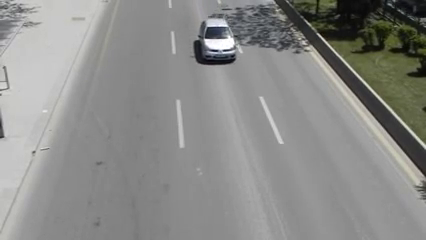
#> input picture frame 221 of car detection using opencv/carvideo.mp4, 426 x 240 px, given in place of aeropuerto.mp4, which was not available
$ python detectarmov.py
#> lines starting #> are read from the running program, lines starting #| are printed output that depends on the picture; after the words box and inside, x2 and y2 are one past the last pixel; in counts of white or black regions, pixels touching at a corner belong together; pictures that were not available may be replaced by others from this repository, and a replacement may not be noted
import cv2
import numpy as np
cap = cv2.VideoCapture('aeropuerto.mp4')
fgbg = cv2.bgsegm.createBackgroundSubtractorMOG()
kernel = cv2.getStructuringElement(cv2.MORPH_ELLIPSE,(3,3))

while True:
    ret, frame = cap.read()
#> frame is the input picture: shape (240, 426, 3); mean B, G, R 137.1, 139.5, 139.2
    b = cv2.resize(frame,(640,480),fx=0,fy=0, interpolation = cv2.INTER_CUBIC)
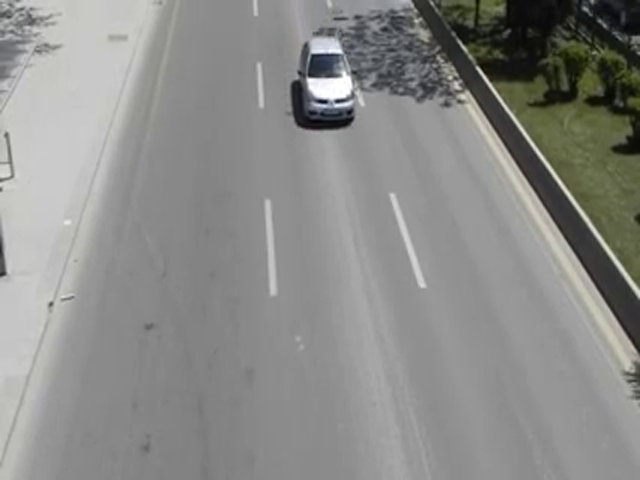
#> b: shape (480, 640, 3); mean B, G, R 137.1, 139.5, 139.2
    if ret == False: break
    gray = cv2.cvtColor(b, cv2.COLOR_BGR2GRAY)
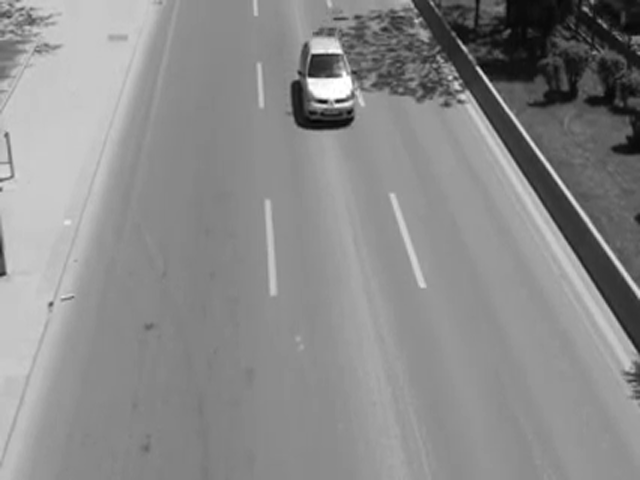
#> gray: shape (480, 640); min 2, max 255, mean 139.1
    # Dibujamos un rectángulo en frame, para señalar el estado
    # del área en análisis (movimiento detectado o no detectado)
    cv2.rectangle(b,(0,0),(b.shape[0],40),(0,0,0), 1)
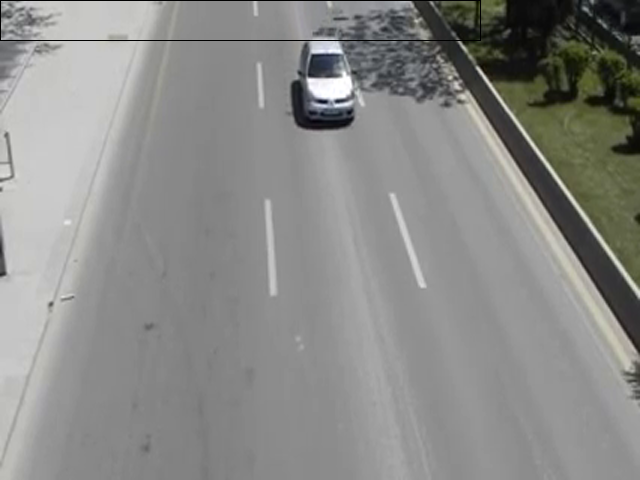
#> b: shape (480, 640, 3); 0.34% of pixels changed, all inside (x1, y1, x2, y2) = (0, 0, 481, 41)
    color = (0, 255, 0)
    texto_estado = "Estado: No se ha detectado movimiento"
    # Especificamos los puntos extremos del área a analizar
    area_pts = np.array([[240,320], [480,320], [620,b.shape[0]], [50,b.shape[0]]])

    # Con ayuda de una imagen auxiliar, determinamos el área
    # sobre la cual actuará el detector de movimiento
    imAux = np.zeros(shape=(b.shape[:2]), dtype=np.uint8)
    imAux = cv2.drawContours(imAux, [area_pts], -1, (255), -1)
    image_area = cv2.bitwise_and(gray, gray, mask=imAux)
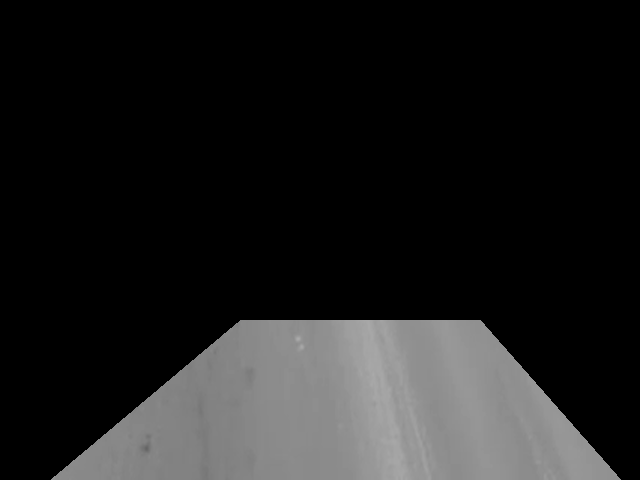
#> image_area: shape (480, 640); min 0, max 170, mean 30.1


    fgmask = fgbg.apply(image_area)
#> fgmask: shape (480, 640); every value is 0
    fgmask = cv2.morphologyEx(fgmask, cv2.MORPH_OPEN, kernel)
    fgmask = cv2.dilate(fgmask, None, iterations=2)
# Encontramos los contornos presentes en fgmask, para luego basándonos
# en su área poder determina si existe movimiento
    cnts = cv2.findContours(fgmask, cv2.RETR_EXTERNAL, cv2.CHAIN_APPROX_SIMPLE)[0]
#> cnts = []
    for cnt in cnts:
        if cv2.contourArea(cnt) > 500:
            x, y, w, h = cv2.boundingRect(cnt)
            cv2.rectangle(b, (x,y), (x+w, y+h),(0,255,0), 2)
            texto_estado = "Estado: Alerta Movimiento Detectado!"
            color = (0, 0, 255)
            # Visuzalizamos el alrededor del área que vamos a analizar
        # y el estado de la detección de movimiento
            cv2.drawContours(b, [area_pts], -1, color, 2)
            cv2.putText(b, texto_estado , (10, 30),
                    cv2.FONT_HERSHEY_SIMPLEX, 1, color,2)
#> this loop made 0 passes

    cv2.imshow('fgmask', fgmask)
    cv2.imshow("frame", b)

    k = cv2.waitKey(70) & 0xFF
#> (key Esc is pressed here)
    if k == 27:
        break

cap.release()
cv2.destroyAllWindows()

$ run again, starting later in the video
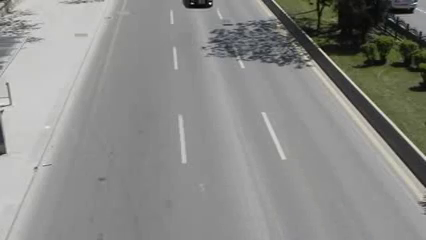
#> input picture frame 994 of car detection using opencv/carvideo.mp4, 426 x 240 px, given in place of aeropuerto.mp4, which was not available
#> frame is the input picture: shape (240, 426, 3); mean B, G, R 136.6, 139.4, 139
#> `gray = cv2.cvtColor(b, cv2.COLOR_BGR2GRAY)`:
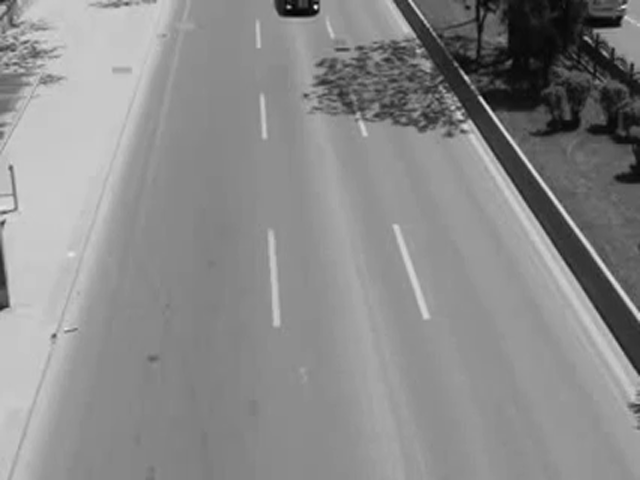
#> gray: shape (480, 640); min 0, max 237, mean 139
#> `cv2.rectangle(b,(0,0),(b.shape[0],40),(0,0,0), 1)`:
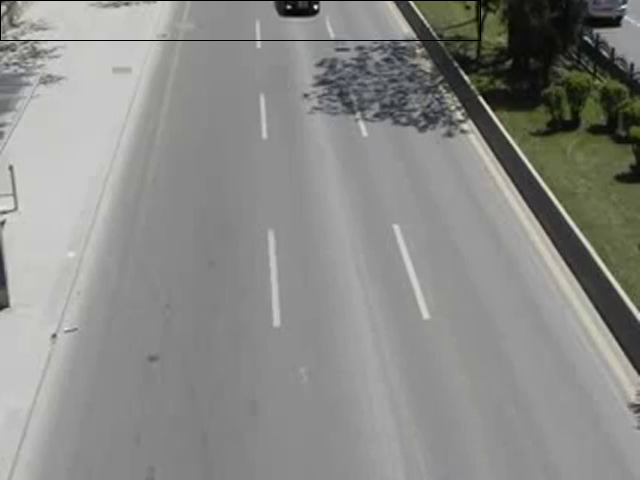
#> b: shape (480, 640, 3); mean B, G, R 136.1, 138.9, 138.5
#> fgmask: shape (480, 640); every value is 0
#> cnts = []

$ run again, starting later in the video
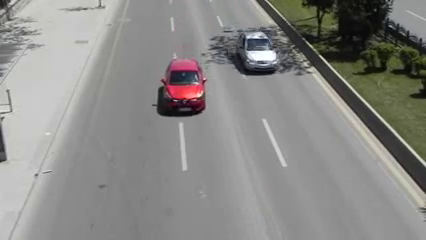
#> input picture frame 1768 of car detection using opencv/carvideo.mp4, 426 x 240 px, given in place of aeropuerto.mp4, which was not available
#> frame is the input picture: shape (240, 426, 3); mean B, G, R 135.3, 137.8, 138.7
#> `gray = cv2.cvtColor(b, cv2.COLOR_BGR2GRAY)`:
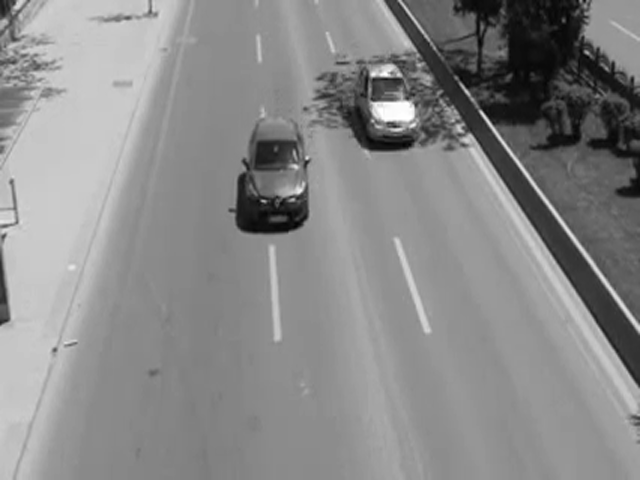
#> gray: shape (480, 640); min 0, max 255, mean 137.8
#> `cv2.rectangle(b,(0,0),(b.shape[0],40),(0,0,0), 1)`:
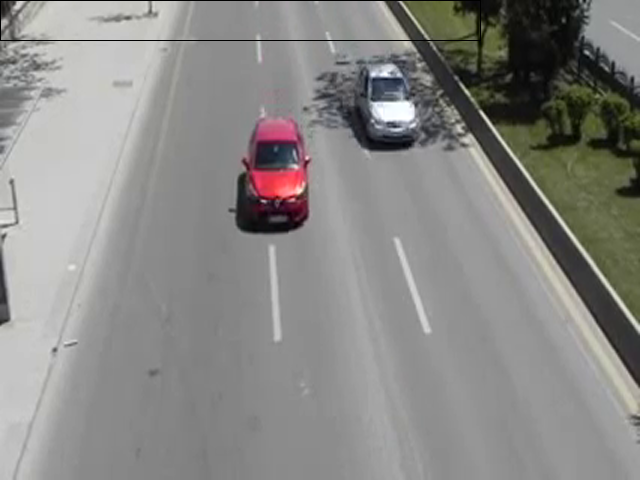
#> b: shape (480, 640, 3); mean B, G, R 134.8, 137.3, 138.2
#> fgmask: shape (480, 640); every value is 0
#> cnts = []
